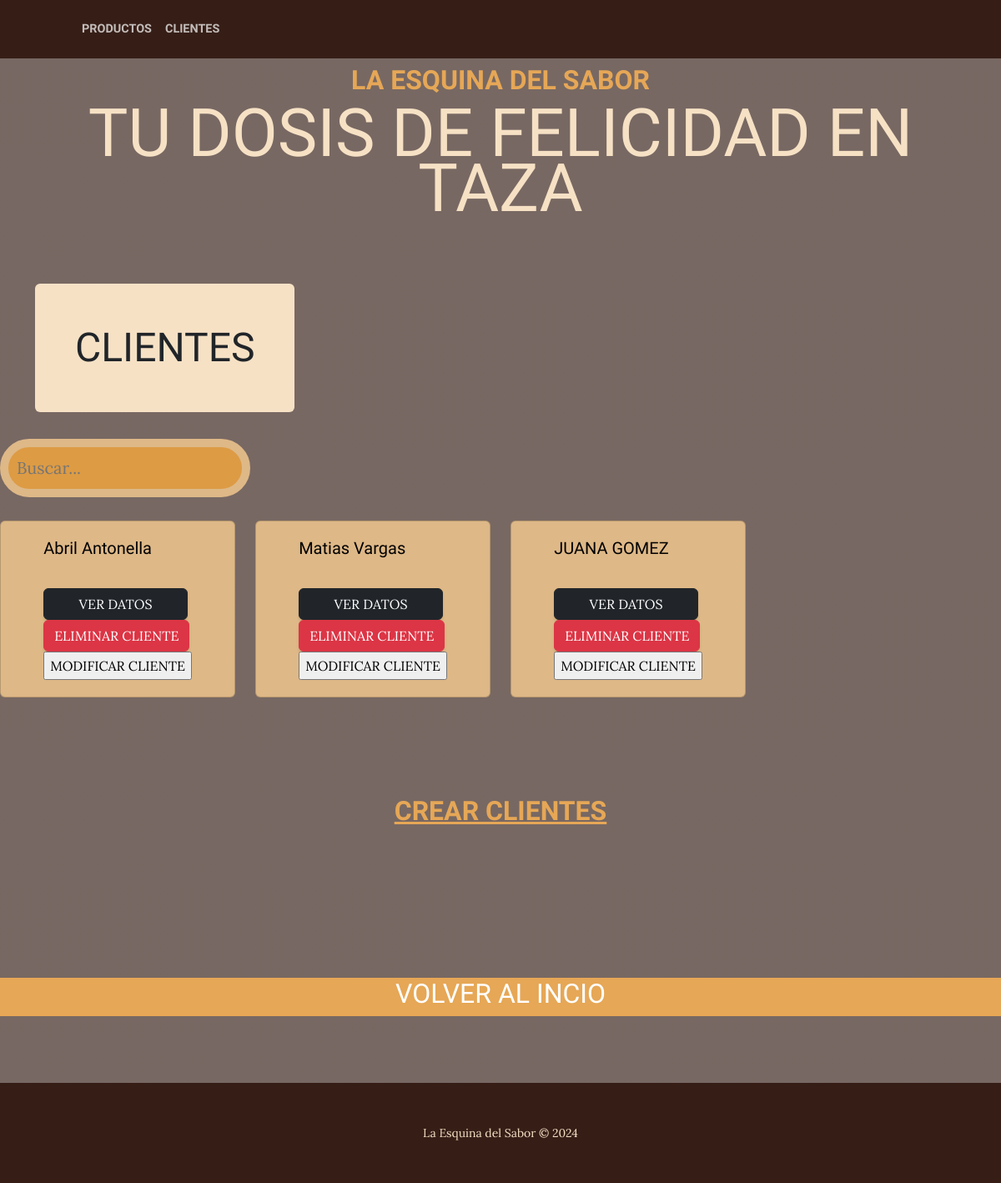
The page /cliente/ on the database its author committed.
### cliente/models.py (models this page shows, shortened)
class cliente(models.Model):
        nombre = models.CharField(max_length=200)
        apellido = models.CharField(max_length=50)
        nacimiento = models.DateField(null=True)
        pais_origen_id = models.ForeignKey(Pais, on_delete=models.SET_NULL, null=True, verbose_name="País de origen")
        nivel_sus = models.ForeignKey(suscripcion, on_delete=models.SET_NULL, null=True, verbose_name="Nivel")

### cliente/views.py (the view)
# urls.py: path("",views.home,name="Home"),
def home(request):
    consulta = request.GET.get("consulta", None)
    if consulta:
        query = models.cliente.objects.filter(nombre__icontains=consulta)
    else:
        query = models.cliente.objects.all()
    context = {"clientes":query}
    return render(request,"cliente/index.html",context)

### cliente/templates/cliente/index.html (shortened to what this page needs)
{% extends 'core/base.html' %}
{% load static %}
    {% block  titulo%}
    <section class="page-section">
      <div class="container">
          <div class="product-item">
              <div class="product-item-title d-flex">
                  <div class="bg-faded p-5 d-flex me-auto rounded">
                      <h2 class="section-heading mb-0">
                          <span class="section-heading-lower">CLIENTES</span>
                      </h2>
                    </div>
              </div>
          </div>
        </div>
    </section>
    {% endblock titulo %}
    {% block contenido %}
    <div class="col-md-3 pb-4">
        <div class="card-body align-self-md-center my-1">
          <form action="{% url 'cliente:Home' %}" method="get">
            <input type="text" name="consulta" placeholder="Buscar..." style="background-color: rgb(221, 155, 68); color: rgb(255, 254, 253);
              width: 100%; /* Full width */
              padding: 10px; /* Padding */
              border: 10px solid burlywood; /* Border */
              border-radius: 50px; /* Rounded corners */
              font-size: 20px; /* Font size */
            ">
          </form>
        </div>
      </div>
    <div class="row">
      {% for Cliente in clientes %}
      <div class="col-md-3 pb-4">
        <div class="card mb-3" style="background-color: burlywood; color: black;">  <div class="card-body align-self-md-center my-1 ">
            <h5 class="card-title text-nowrap">{{ Cliente.nombre }} {{Cliente.apellido}}</h5>
            <p class="card-text">
              <a href="{% url 'cliente:cliente_detail' Cliente.id  %}"><br>
                <input class="btn btn-dark" type="submit" value="       VER DATOS       "> </a>
              <a href="{% url 'cliente:cliente_delete' Cliente.id  %}"><br>
              <input class="btn btn-danger " type="submit" value="ELIMINAR CLIENTE"> </a>
              <a href="{% url 'cliente:cliente_update' Cliente.id  %}"><br>
                <input class="bottons" type="submit" value="MODIFICAR CLIENTE"> </a> </p>
          </div>
        </div>
      </div>
      {% endfor %}
  </div>
    <div class="fs-3 pb-4 ">
      <a href="{% url 'cliente:cliente_create' %}">
        <h1 class="site-heading text-center text-faded d-none d-lg-block">
        <span class="site-heading-upper text-primary mb-3">CREAR CLIENTES</span></a>
    </div>
    <a href="{% url 'core:Home' %}">
      <section class="page-section bg-primary" id="about">
        <div class="container px-4 px-lg-5">
            <div class="row gx-4 gx-lg-5 justify-content-center">
                <div class="col-lg-8 text-center">
                    <h2 class="text-white mt-0">VOLVER AL INCIO</h2>
                </div>
            </div>
        </div>
    </section>
    </a>
      <footer class="footer text-faded text-center py-5">
        <div class="container"><p class="m-0 small">La Esquina del Sabor &copy; 2024</p></div>
    </footer>
    {% endblock contenido%}

### rows shown on the page
cliente: nombre "Abril", apellido "Antonella"
cliente: nombre "Matias", apellido "Vargas"
cliente: nombre "JUANA", apellido "GOMEZ"
